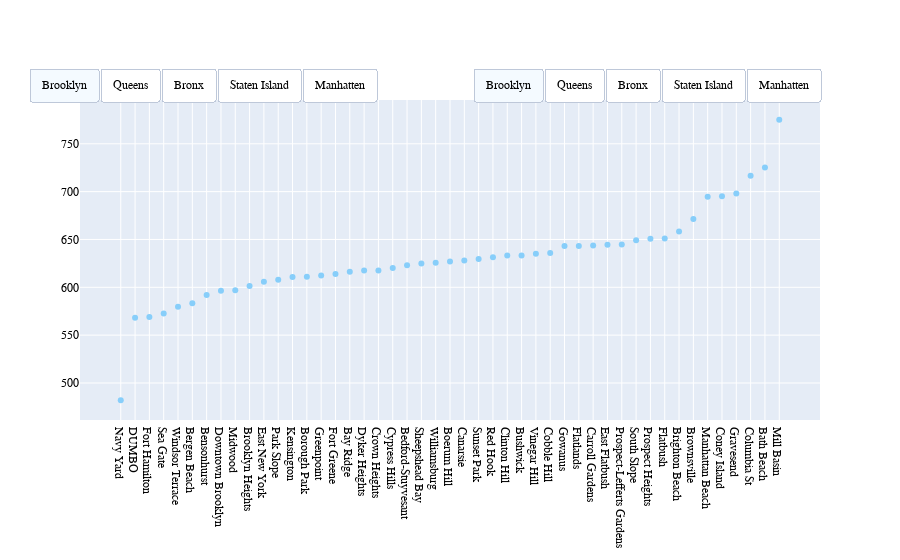

Notebook source saved alongside this figure:
### Code cell
fig = go.Figure()
fig.add_trace(
    go.Scatter(x = list(sorted_dict_Brook.keys()),
               y = list(sorted_dict_Brook.values()),
               name="Brooklyn",
               mode='markers',
               marker=dict(
            color='LightSkyBlue',
            )
        ))
fig.add_trace(
    go.Scatter(x = list(sorted_dict_Queens.keys()),
               y = list(sorted_dict_Queens.values()),
               name="Bronx",
               mode='markers',
               marker=dict(
            color='Purple',
            ),
                         visible=False
        ))
fig.add_trace(
    go.Scatter(x = list(sorted_dict_Bronx.keys()),
               y = list(sorted_dict_Bronx.values()),
               name="Queens",
               mode='markers',
               marker=dict(
            color='orange',
            ),
                         visible=False
        ))
fig.add_trace(
    go.Scatter(x = list(sorted_dict_Stat.keys()),
               y = list(sorted_dict_Stat.values()),
               name="Staten Island",
               mode='markers',
               marker=dict(
            color='Green',
            ),
                         visible=False
        ))
fig.add_trace(
    go.Scatter(x = list(sorted_dict_Man.keys()),
               y = list(sorted_dict_Man.values()),
               name="Manhatten",
               mode='markers',
               marker=dict(
            color='Red',
            ),
                         visible=False
        ))
fig.add_trace(
    go.Scatter(x = list(sorted_rating_Brook.keys()),
               y = list(sorted_rating_Brook.values()),
               name="Brooklyn",
               mode='markers',
               marker=dict(
            color='LightSkyBlue',
            ),
                         visible=False
        ))
fig.add_trace(
    go.Scatter(x = list(sorted_rating_Queens.keys()),
               y = list(sorted_rating_Queens.values()),
               name="Queens",
               mode='markers',
               marker=dict(
            color='Purple',
            ),
                         visible=False
        ))
fig.add_trace(
    go.Scatter(x = list(sorted_rating_Bronx.keys()),
               y = list(sorted_rating_Bronx.values()),
               name="Bronx",
               mode='markers',
               marker=dict(
            color='orange',
            ),
                         visible=False
        ))
fig.add_trace(
    go.Scatter(x = list(sorted_rating_Stat.keys()),
               y = list(sorted_rating_Stat.values()),
               name="Staten Island",
               mode='markers',
               marker=dict(
            color='Green',
            ),
                         visible=False
        ))
fig.add_trace(
    go.Scatter(x = list(sorted_rating_Man.keys()),
               y = list(sorted_rating_Man.values()),
               name="Manhatten",
               mode='markers',
               marker=dict(
            color='Red',
            ),
        visible=False
        ))
fig.update_layout(
    title={
        'y':0.99,
        'x':0.5,
        'xanchor': 'center',
        'yanchor': 'top'},
   font_family='Comic Sans MS',
   font_color="black",
   title_font_family="Comic Sans MS",
   title_font_color="red",
   legend_title_font_color="green",
   updatemenus=[
        dict(
            type="buttons",
            direction="left",
            x = 1,
            y = 1.1,
            buttons=list([
                dict(
                  label = "Brooklyn", method = "update",
                  args = [{"visible": [True, False, False, False, False, False, False, False, False, False]},{"title": 'Average Price of an Airbnb in Brooklyn'} ]
               ),
               dict(
                  label = "Queens", method = "update",
                  args = [{"visible": [False, True, False, False, False, False, False, False, False, False]},{"title": 'Average Price of an Airbnb in the Bronx'} ]
               ),
               dict(
                  label = "Bronx", method = "update",
                  args = [{"visible": [False, False, True, False, False, False, False, False, False, False]},{"title": 'Average Price of an Airbnb in Queens'} ]
               ),
                dict(
                  label = "Staten Island", method = "update",
                  args = [{"visible": [False, False, False, True, False, False, False, False, False, False]},{"title": 'Average Price of an Airbnb in Staten Island'} ]
               ),
                dict(
                  label = "Manhatten", method = "update",
                  args = [{"visible": [False, False, False, False, True, False, False, False, False, False]},{"title": 'Average Price of an Airbnb in Manhatten'} ]
               )
            ]),
        ), 
        dict(
            type="buttons",
            direction="left",
            x=0.4,
            y = 1.1,
            buttons=list([
                dict(
                  label = "Brooklyn", method = "update",
                  args = [{"visible": [False, False, False, False, False, True, False, False, False, False]},{"title": 'Average Rating of an Airbnb in Brooklyn'} ]
               ),
               dict(
                  label = "Queens", method = "update",
                  args = [{"visible": [False, False, False, False, False, False, True, False, False, False]},{"title": 'Average Rating of an Airbnb in the Bronx'} ]
               ),
               dict(
                  label = "Bronx", method = "update", 
                  args = [{"visible": [False, False, False, False, False, False, False, True, False, False]},{"title": 'Average Rating of an Airbnb in Queens'} ]
               ),
                dict(
                  label = "Staten Island", method = "update",
                  args = [{"visible": [False, False, False, False, False, False, False, False, True, False]},{"title": 'Average Rating of an Airbnb in Staten Island'} ]
               ),
                dict(
                  label = "Manhatten", method = "update",
                  args = [{"visible": [False, False, False, False, False, False, False, False, False, True]},{"title": 'Average Rating of an Airbnb in Manhatten'}]
               ),
            ]),
        )
    ])
fig.update_layout(
    xaxis = dict(
        #tickmode = 'array',
    ),
    annotations=[
        dict(text="Rating", x=0.05, xref="paper", y=1.1, yref="paper",
                             align="left", showarrow=False),
        dict(text="Price", x=0.67, xref="paper", y=1.1,
                             yref="paper", showarrow=False),
    ])
fig.show(config = {'displayModeBar': False})
fig.write_html("Each Neighbourhood.html")

### Figure 1 — Plotly figure (JSON) as saved in the notebook; plotly's stock layout.template omitted (floating-point values rounded to 4 significant figures)
{"data": [{"marker": {"color": "LightSkyBlue"}, "mode": "markers", "name": "Brooklyn", "type": "scatter", "x": ["Navy Yard", "DUMBO", "Fort Hamilton", "Sea Gate", "Windsor Terrace", "Bergen Beach", "Bensonhurst", "Downtown Brooklyn", "Midwood", "Brooklyn Heights", "East New York", "Park Slope", "Kensington", "Borough Park", "Greenpoint", "Fort Greene", "Bay Ridge", "Dyker Heights", "Crown Heights", "Cypress Hills", "Bedford-Stuyvesant", "Sheepshead Bay", "Williamsburg", "Boerum Hill", "Canarsie", "Sunset Park", "Red Hook", "Clinton Hill", "Bushwick", "Vinegar Hill", "Cobble Hill", "Gowanus", "Flatlands", "Carroll Gardens", "East Flatbush", "Prospect-Lefferts Gardens", "South Slope", "Prospect Heights", "Flatbush", "Brighton Beach", "Brownsville", "Manhattan Beach", "Coney Island", "Gravesend", "Columbia St", "Bath Beach", "Mill Basin"], "y": [481.9, 568.2, 569.0, 572.7, 579.8, 583.3, 591.9, 596.5, 596.8, 601.4, 605.9, 607.8, 610.8, 610.9, 612.4, 614.0, 616.2, 617.4, 617.5, 620.3, 623.0, 624.9, 625.5, 627.0, 628.1, 629.7, 631.4, 633.3, 633.3, 635.2, 635.8, 643.2, 643.2, 643.6, 644.5, 644.7, 649.3, 650.7, 651.0, 658.4, 671.5, 694.8, 695.3, 698.1, 716.7, 725.3, 775.1]}, {"marker": {"color": "Purple"}, "mode": "markers", "name": "Bronx", "type": "scatter", "visible": false, "x": ["Douglaston", "Howard Beach", "Holliswood", "Hollis", "Richmond Hill", "Bayside", "Fresh Meadows", "Laurelton", "Middle Village", "Bayswater", "Whitestone", "Forest Hills", "Maspeth", "Belle Harbor", "South Ozone Park", "Rosedale", "Corona", "St. Albans", "Sunnyside", "Springfield Gardens", "Bellerose", "Ditmars Steinway", "Jamaica", "Jackson Heights", "Edgemere", "Woodhaven", "Far Rockaway", "Elmhurst", "Jamaica Estates", "Flushing", "Woodside", "Rego Park", "Kew Gardens", "Astoria", "Ridgewood", "Rockaway Beach", "Long Island City", "Arverne", "Glendale", "Ozone Park", "Queens Village", "College Point", "East Elmhurst", "Kew Gardens Hills", "Cambria Heights", "Briarwood", "Jamaica Hills"], "y": [489.0, 546.4, 546.9, 554.9, 557.3, 562.5, 564.4, 581.1, 581.7, 582.6, 583, 593.3, 597.0, 600.7, 602.7, 606.1, 610.0, 612.1, 613.8, 617.2, 622.2, 623.4, 624.9, 627.6, 630.5, 630.5, 631.5, 632.3, 632.9, 633.2, 634.6, 636.3, 638.0, 639.0, 639.4, 640.8, 647.4, 652.1, 652.9, 654.2, 661.9, 669.1, 669.7, 690.4, 690.7, 703.6, 812.9]}, {"marker": {"color": "orange"}, "mode": "markers", "name": "Queens", "type": "scatter", "visible": false, "x": ["Castle Hill", "Baychester", "Unionport", "Tremont", "Concourse Village", "Westchester Square", "Morrisania", "Kingsbridge", "Melrose", "Bronxdale", "Port Morris", "Woodlawn", "Clason Point", "Van Nest", "Mott Haven", "Edenwald", "Hunts Point", "Pelham Gardens", "Soundview", "University Heights", "Mount Hope", "Williamsbridge", "Wakefield", "Norwood", "Parkchester", "Allerton", "Claremont Village", "Mount Eden", "Fordham", "City Island", "Schuylerville", "Longwood", "Belmont", "Concourse", "Highbridge", "Olinville", "Eastchester", "Throgs Neck", "Fieldston", "Morris Park", "North Riverdale", "Pelham Bay", "Morris Heights", "East Morrisania", "Riverdale"], "y": [485.2, 524, 541.9, 543.5, 547.0, 560.2, 571.9, 573.4, 574, 574.2, 575.3, 587.1, 590.6, 590.8, 602.6, 607.5, 610.5, 611.5, 614.4, 618.4, 626.2, 628.7, 631.9, 632.6, 633.3, 636.3, 636.4, 644.6, 644.9, 647.3, 659.4, 671.0, 672.5, 674.4, 676.0, 677.5, 680.3, 680.9, 696.2, 706.6, 736.2, 740.0, 742.9, 764.7, 768.7]}, {"marker": {"color": "Green"}, "mode": "markers", "name": "Staten Island", "type": "scatter", "visible": false, "x": ["Castleton Corners", "Emerson Hill", "Randall Manor", "Oakwood", "South Beach", "Rosebank", "New Springville", "Port Richmond", "Grant City", "Bull's Head", "New Dorp Beach", "Concord", "Tompkinsville", "Arrochar", "Mariners Harbor", "West Brighton", "St. George", "Tottenville", "Dongan Hills", "Grymes Hill", "Great Kills", "New Brighton", "Stapleton", "Clifton", "Shore Acres", "Midland Beach"], "y": [417.2, 443.8, 472.4, 480.6, 512.7, 523.4, 538.8, 555.7, 558.2, 574.2, 598.8, 605.4, 616.0, 625.8, 633.5, 638.0, 651.9, 657.7, 675.2, 675.9, 682.9, 696.9, 699.2, 702, 792.3, 796.2]}, {"marker": {"color": "Red"}, "mode": "markers", "name": "Manhatten", "type": "scatter", "visible": false, "x": ["Marble Hill", "Battery Park City", "Washington Heights", "Midtown", "Kips Bay", "Little Italy", "Flatiron District", "Gramercy", "Upper West Side", "Murray Hill", "East Village", "Upper East Side", "Hell's Kitchen", "Two Bridges", "Financial District", "Morningside Heights", "Civic Center", "Lower East Side", "Harlem", "East Harlem", "Roosevelt Island", "Chinatown", "Nolita", "Chelsea", "Theater District", "SoHo", "Tribeca", "West Village", "Greenwich Village", "Inwood", "NoHo", "Stuyvesant Town"], "y": [497.1, 591.1, 602.2, 609.5, 610.3, 610.7, 613.1, 615.0, 616.5, 617.3, 617.5, 618.2, 621.1, 621.2, 623.6, 625.0, 626.1, 626.6, 626.8, 626.9, 629.7, 629.9, 631.4, 633.5, 635.0, 636.3, 636.9, 638.2, 639.8, 661.7, 664.3, 680.9]}, {"marker": {"color": "LightSkyBlue"}, "mode": "markers", "name": "Brooklyn", "type": "scatter", "visible": false, "x": ["Manhattan Beach", "Bergen Beach", "DUMBO", "Sea Gate", "Coney Island", "Windsor Terrace", "Red Hook", "Prospect Heights", "Bay Ridge", "Gowanus", "Bath Beach", "Brooklyn Heights", "Flatlands", "Vinegar Hill", "Cobble Hill", "South Slope", "Fort Greene", "Sunset Park", "Dyker Heights", "Greenpoint", "Clinton Hill", "Flatbush", "Sheepshead Bay", "Park Slope", "Williamsburg", "Carroll Gardens", "Bushwick", "Bensonhurst", "Bedford-Stuyvesant", "Crown Heights", "Boerum Hill", "East Flatbush", "Prospect-Lefferts Gardens", "Gravesend", "Kensington", "Cypress Hills", "East New York", "Navy Yard", "Canarsie", "Columbia St", "Downtown Brooklyn", "Brighton Beach", "Midwood", "Fort Hamilton", "Borough Park", "Brownsville", "Mill Basin"], "y": [2.409, 2.833, 2.871, 3, 3.08, 3.1, 3.112, 3.125, 3.128, 3.134, 3.146, 3.15, 3.171, 3.171, 3.176, 3.187, 3.198, 3.198, 3.2, 3.214, 3.218, 3.236, 3.242, 3.244, 3.248, 3.27, 3.276, 3.277, 3.281, 3.284, 3.291, 3.296, 3.299, 3.31, 3.323, 3.332, 3.353, 3.355, 3.393, 3.393, 3.4, 3.405, 3.466, 3.475, 3.483, 3.484, 3.786]}, {"marker": {"color": "Purple"}, "mode": "markers", "name": "Queens", "type": "scatter", "visible": false, "x": ["Jamaica Hills", "Edgemere", "Whitestone", "Douglaston", "Glendale", "Fresh Meadows", "Belle Harbor", "Arverne", "Astoria", "Bayside", "Queens Village", "Middle Village", "Corona", "Long Island City", "Laurelton", "Howard Beach", "Flushing", "Rego Park", "Jackson Heights", "Woodhaven", "Kew Gardens Hills", "Maspeth", "Cambria Heights", "Richmond Hill", "East Elmhurst", "Rockaway Beach", "Kew Gardens", "Elmhurst", "Springfield Gardens", "Forest Hills", "Ditmars Steinway", "Bellerose", "South Ozone Park", "Sunnyside", "Ridgewood", "Holliswood", "Jamaica", "Woodside", "College Point", "St. Albans", "Bayswater", "Jamaica Estates", "Rosedale", "Briarwood", "Ozone Park", "Hollis", "Far Rockaway"], "y": [2.667, 2.969, 3, 3, 3.007, 3.07, 3.161, 3.229, 3.23, 3.242, 3.245, 3.269, 3.269, 3.276, 3.279, 3.28, 3.287, 3.297, 3.303, 3.328, 3.333, 3.341, 3.342, 3.348, 3.354, 3.358, 3.361, 3.365, 3.379, 3.38, 3.383, 3.385, 3.386, 3.392, 3.399, 3.4, 3.401, 3.408, 3.438, 3.44, 3.475, 3.48, 3.52, 3.529, 3.533, 3.591, 3.603]}, {"marker": {"color": "orange"}, "mode": "markers", "name": "Bronx", "type": "scatter", "visible": false, "x": ["Highbridge", "Castle Hill", "Olinville", "Concourse", "Norwood", "Eastchester", "East Morrisania", "Morris Park", "Morris Heights", "Hunts Point", "Bronxdale", "Riverdale", "Van Nest", "Allerton", "Belmont", "Mount Hope", "Fordham", "Woodlawn", "Port Morris", "Parkchester", "Pelham Gardens", "Wakefield", "Longwood", "Tremont", "North Riverdale", "Fieldston", "Kingsbridge", "Claremont Village", "Mott Haven", "Concourse Village", "Pelham Bay", "Morrisania", "Soundview", "Throgs Neck", "University Heights", "Clason Point", "Schuylerville", "Baychester", "Williamsbridge", "Edenwald", "Melrose", "Unionport", "Westchester Square", "City Island", "Mount Eden"], "y": [3.03, 3.045, 3.087, 3.089, 3.105, 3.138, 3.143, 3.178, 3.196, 3.208, 3.208, 3.211, 3.231, 3.278, 3.289, 3.296, 3.301, 3.31, 3.313, 3.313, 3.338, 3.34, 3.348, 3.355, 3.357, 3.36, 3.364, 3.373, 3.376, 3.382, 3.386, 3.386, 3.394, 3.414, 3.418, 3.5, 3.511, 3.517, 3.521, 3.543, 3.565, 3.636, 3.652, 3.707, 3.778]}, {"marker": {"color": "Green"}, "mode": "markers", "name": "Staten Island", "type": "scatter", "visible": false, "x": ["Tottenville", "West Brighton", "Great Kills", "Concord", "Dongan Hills", "Emerson Hill", "New Brighton", "Grant City", "Mariners Harbor", "Midland Beach", "New Springville", "Tompkinsville", "Castleton Corners", "Port Richmond", "St. George", "Arrochar", "New Dorp Beach", "Stapleton", "South Beach", "Randall Manor", "Grymes Hill", "Shore Acres", "Clifton", "Oakwood", "Bull's Head", "Rosebank"], "y": [2.385, 2.966, 3, 3.131, 3.154, 3.2, 3.2, 3.227, 3.28, 3.294, 3.333, 3.382, 3.385, 3.4, 3.432, 3.442, 3.583, 3.631, 3.688, 3.689, 3.722, 3.783, 3.821, 3.857, 3.917, 3.929]}, {"marker": {"color": "Red"}, "mode": "markers", "name": "Manhatten", "type": "scatter", "visible": false, "x": ["Marble Hill", "Tribeca", "Little Italy", "Inwood", "Chinatown", "Stuyvesant Town", "Nolita", "Greenwich Village", "Battery Park City", "Harlem", "Upper West Side", "West Village", "Morningside Heights", "Upper East Side", "Chelsea", "Washington Heights", "Roosevelt Island", "East Village", "Hell's Kitchen", "Flatiron District", "SoHo", "Gramercy", "Midtown", "Two Bridges", "East Harlem", "Lower East Side", "NoHo", "Murray Hill", "Kips Bay", "Theater District", "Financial District", "Civic Center"], "y": [3, 3.174, 3.176, 3.182, 3.191, 3.217, 3.217, 3.223, 3.229, 3.23, 3.241, 3.248, 3.25, 3.252, 3.262, 3.263, 3.264, 3.271, 3.281, 3.285, 3.288, 3.304, 3.309, 3.318, 3.319, 3.32, 3.343, 3.372, 3.384, 3.402, 3.422, 3.467]}], "layout": {"annotations": [{"align": "left", "showarrow": false, "text": "Rating", "x": 0.05, "xref": "paper", "y": 1.1, "yref": "paper"}, {"showarrow": false, "text": "Price", "x": 0.67, "xref": "paper", "y": 1.1, "yref": "paper"}], "font": {"color": "black", "family": "Comic Sans MS"}, "legend": {"title": {"font": {"color": "green"}}}, "title": {"font": {"color": "red", "family": "Comic Sans MS"}, "x": 0.5, "xanchor": "center", "y": 0.99, "yanchor": "top"}, "updatemenus": [{"buttons": [{"args": [{"visible": [true, false, false, false, false, false, false, false, false, false]}, {"title": "Average Price of an Airbnb in Brooklyn"}], "label": "Brooklyn", "method": "update"}, {"args": [{"visible": [false, true, false, false, false, false, false, false, false, false]}, {"title": "Average Price of an Airbnb in the Bronx"}], "label": "Queens", "method": "update"}, {"args": [{"visible": [false, false, true, false, false, false, false, false, false, false]}, {"title": "Average Price of an Airbnb in Queens"}], "label": "Bronx", "method": "update"}, {"args": [{"visible": [false, false, false, true, false, false, false, false, false, false]}, {"title": "Average Price of an Airbnb in Staten Island"}], "label": "Staten Island", "method": "update"}, {"args": [{"visible": [false, false, false, false, true, false, false, false, false, false]}, {"title": "Average Price of an Airbnb in Manhatten"}], "label": "Manhatten", "method": "update"}], "direction": "left", "type": "buttons", "x": 1, "y": 1.1}, {"buttons": [{"args": [{"visible": [false, false, false, false, false, true, false, false, false, false]}, {"title": "Average Rating of an Airbnb in Brooklyn"}], "label": "Brooklyn", "method": "update"}, {"args": [{"visible": [false, false, false, false, false, false, true, false, false, false]}, {"title": "Average Rating of an Airbnb in the Bronx"}], "label": "Queens", "method": "update"}, {"args": [{"visible": [false, false, false, false, false, false, false, true, false, false]}, {"title": "Average Rating of an Airbnb in Queens"}], "label": "Bronx", "method": "update"}, {"args": [{"visible": [false, false, false, false, false, false, false, false, true, false]}, {"title": "Average Rating of an Airbnb in Staten Island"}], "label": "Staten Island", "method": "update"}, {"args": [{"visible": [false, false, false, false, false, false, false, false, false, true]}, {"title": "Average Rating of an Airbnb in Manhatten"}], "label": "Manhatten", "method": "update"}], "direction": "left", "type": "buttons", "x": 0.4, "y": 1.1}]}}
